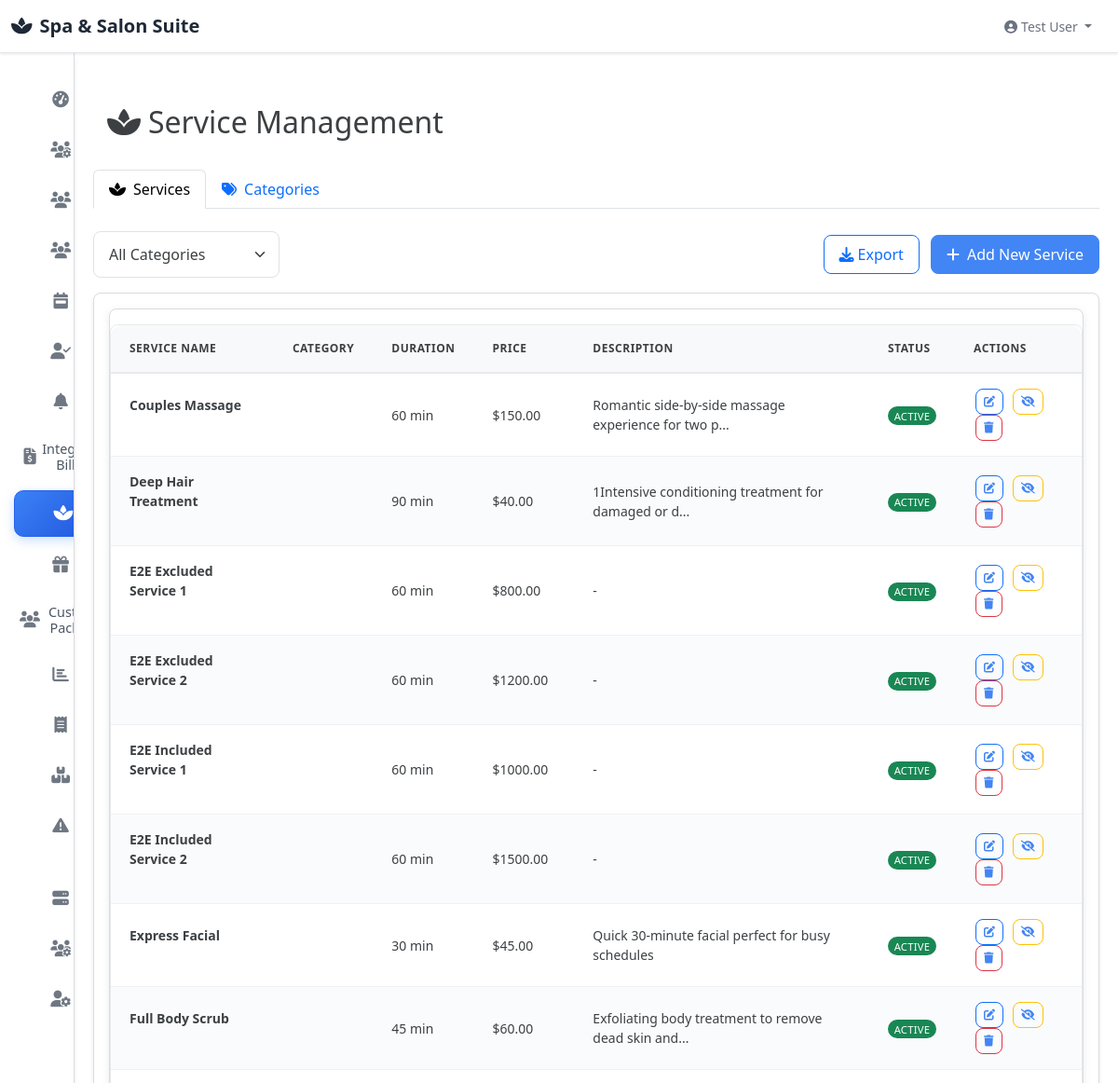
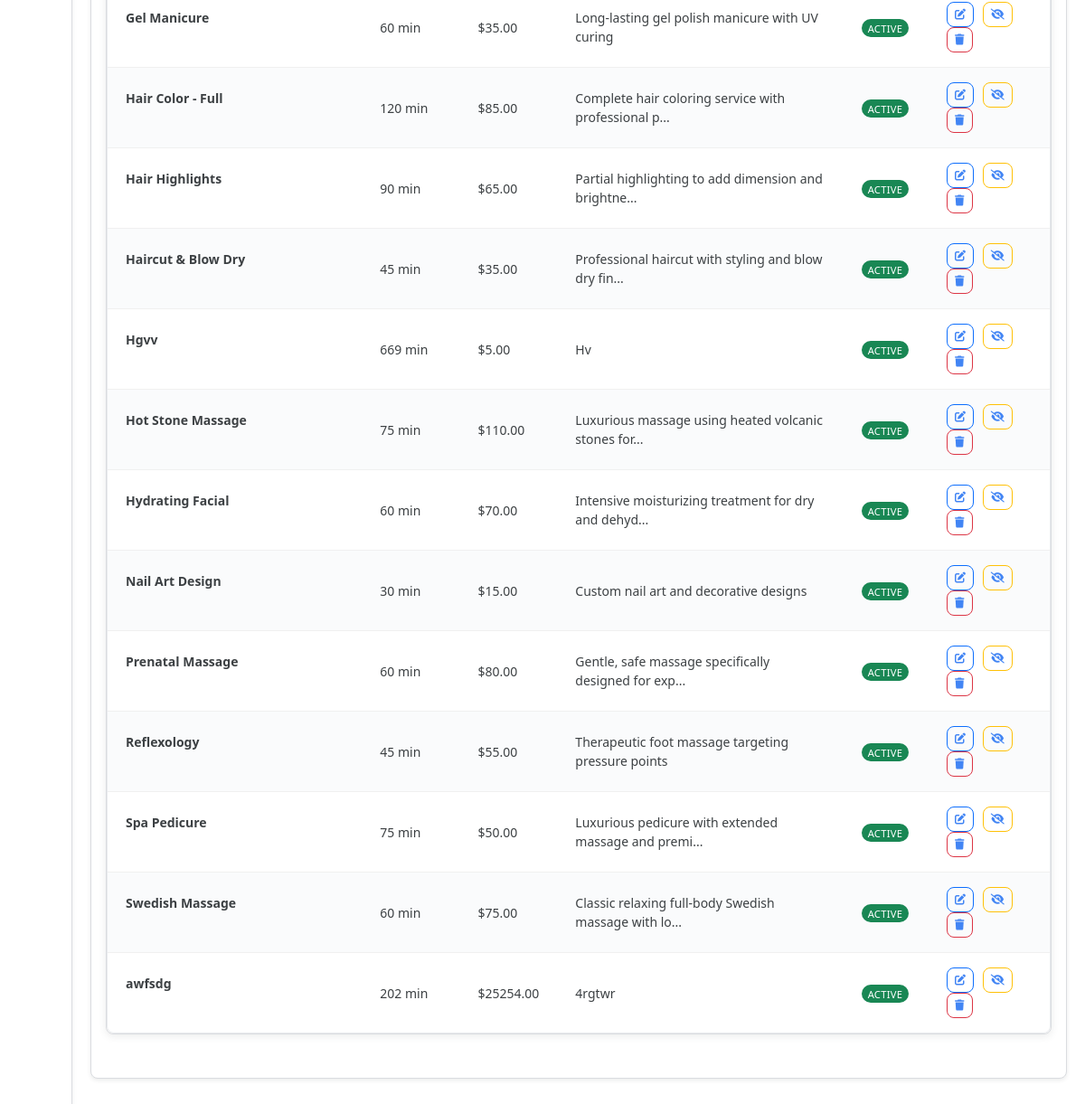
/services (signed in), run on the app's committed database (2 pictures, top to bottom).
### models.py (models this page shows, shortened)
class Service(db.Model):
    id = db.Column(db.Integer, primary_key=True)
    name = db.Column(db.String(100), nullable=False)
    description = db.Column(db.Text)
    duration = db.Column(db.Integer, nullable=False)  # in minutes
    price = db.Column(db.Float, nullable=False)
    category_id = db.Column(db.Integer, db.ForeignKey('category.id'))
    category = db.Column(db.String(50), nullable=False)  # Fallback for compatibility
    is_active = db.Column(db.Boolean, default=True)
    created_at = db.Column(db.DateTime, default=datetime.utcnow)
    appointments = db.relationship('Appointment', backref='service', lazy=True)

### modules/services/services_views.py (the view)
@app.route('/services')
@login_required
def services():
    print(f"Services route accessed by user: {current_user.username if current_user.is_authenticated else 'Anonymous'}")
    try:
        services_list = get_all_services()
        print(f"Retrieved {len(services_list)} services from database")
        from models import Category
        categories = Category.query.filter_by(category_type='service', is_active=True).all()
        print(f"Retrieved {len(categories)} categories")
        form = ServiceForm()
        print(f"Services loaded: {len(services_list)} services")
        return render_template('services.html',
                             services=services_list,
                             categories=categories,
                             form=form)
    except Exception as e:
        print(f"Error in services route: {str(e)}")
        flash(f'Error loading services: {str(e)}', 'danger')
        return redirect(url_for('dashboard'))

### templates/services.html (shortened to what this page needs)
{% extends "base.html" %}
{% block content %}
<div class="container-fluid">
    <div class="row">
        <div class="col-12">
            <div class="d-flex justify-content-between align-items-center mb-4">
                <h2><i class="fas fa-spa me-2"></i>Service Management</h2>
            </div>
        </div>
    </div>
    <ul class="nav nav-tabs mb-4" id="serviceManagementTabs" role="tablist">
        <li class="nav-item" role="presentation">
            <button class="nav-link active" id="services-tab" data-bs-toggle="tab" data-bs-target="#services-pane" type="button" role="tab">
                <i class="fas fa-spa me-2"></i>Services
            </button>
        </li>
        <li class="nav-item" role="presentation">
            <button class="nav-link" id="categories-tab" data-bs-toggle="tab" data-bs-target="#categories-pane" type="button" role="tab">
                <i class="fas fa-tags me-2"></i>Categories
            </button>
        </li>
    </ul>
    <div class="tab-content" id="serviceManagementTabContent">
        <div class="tab-pane fade show active" id="services-pane" role="tabpanel">
            <div class="d-flex justify-content-between align-items-center mb-3">
                <div class="d-flex align-items-center">
                    <select class="form-select me-3" id="categoryFilter" onchange="filterServices()" style="width: 200px;">
                        <option value="">All Categories</option>
                    </select>
                </div>
                <div>
                    <button class="btn btn-outline-primary me-2" data-bs-toggle="modal" data-bs-target="#exportModal" title="Export services to CSV file">
                        <i class="fas fa-download me-1"></i>Export
                    </button>
                    <button class="btn btn-primary" data-bs-toggle="modal" data-bs-target="#addServiceModal" title="Create a new service offering">
                        <i class="fas fa-plus me-2"></i>Add New Service
                    </button>
                </div>
            </div>
            <div class="card">
                <div class="card-body">
                    {% if services %}
                    <div class="spa-table-container">
                        <div class="spa-table-responsive">
                            <table class="spa-table">
                                <thead>
                                    <tr>
                                        <th>Service Name</th>
                                        <th>Category</th>
                                        <th>Duration</th>
                                        <th>Price</th>
                                        <th>Description</th>
                                        <th>Status</th>
                                        <th>Actions</th>
                                    </tr>
                                </thead>
                                <tbody>
                                    {% for service in services %}
                                    <tr>
                                    <td>
                                        <strong>{{ service.name }}</strong>
                                        {% if service.category %}
                                        <br><span class="badge" style="background-color: {{ service.category.color }}; font-size: 0.7rem;">
                                        </span>
                                        {% endif %}
                                    </td>
                                    <td>
                                        {% if service.category %}
                                        <span class="badge" style="background-color: {{ service.category.color }}">
                                        </span>
                                        {% else %}
                                        <span class="text-muted">No Category</span>
                                        {% endif %}
                                    </td>
                                    <td>{{ service.duration }} min</td>
                                    <td>${{ "%.2f"|format(service.price) }}</td>
                                    <td>{{ (service.description[:50] + '...') if service.description and service.description|length > 50 else (service.description or '-') }}</td>
                                    <td>
                                        <span class="badge bg-{{ 'success' if service.is_active else 'secondary' }}">
                                            {{ 'Active' if service.is_active else 'Inactive' }}
                                        </span>
                                    </td>
                                    <td>
                                        <button class="btn btn-sm btn-outline-primary me-1" onclick="editService({{ service.id }})" data-bs-toggle="tooltip" title="Edit service details" type="button">
                                            <i class="fas fa-edit"></i>
                                        </button>
                                        <button class="btn btn-sm btn-outline-warning me-1" onclick="toggleService({{ service.id }})" data-bs-toggle="tooltip" title="{{ 'Deactivate service' if service.is_active else 'Activate service' }}" type="button">
                                            <i class="fas fa-{{ 'eye-slash' if service.is_active else 'eye' }}"></i>
                                        </button>
                                        <button class="btn btn-sm btn-outline-danger" onclick="deleteService({{ service.id }})" data-bs-toggle="tooltip" title="Delete service permanently" type="button">
                                            <i class="fas fa-trash"></i>
                                        </button>
                                    </td>
                                </tr>
                                    {% endfor %}
                                </tbody>
                            </table>
                        </div>
                    </div>
                    {% endif %}
                </div>
            </div>
        </div>
    </div>
</div>
{% endblock %}

### templates/base.html (shortened to what this page needs)
<!DOCTYPE html>
<html lang="en">
<head>
    <link href="https://cdn.jsdelivr.net/npm/bootstrap@5.3.0/dist/css/bootstrap.min.css" rel="stylesheet">
    <link href="https://cdnjs.cloudflare.com/ajax/libs/font-awesome/6.4.0/css/all.min.css" rel="stylesheet">
    <link href="{{ url_for('static', filename='css/style.css') }}" rel="stylesheet">
</head>
<body>
    {% if true %}
    <nav class="navbar navbar-dark bg-primary fixed-top">
        <div class="container-fluid">
            <a class="navbar-brand d-none d-lg-block" href="{{ url_for('dashboard') }}">
                <i class="fas fa-spa me-2"></i>Spa & Salon Suite
            </a>
            <div class="navbar-nav ms-auto">
                <div class="nav-item dropdown">
                    <a class="nav-link dropdown-toggle text-white" href="#" role="button" data-bs-toggle="dropdown">
                        <i class="fas fa-user-circle me-1"></i>Test User
                    </a>
                </div>
            </div>
        </div>
    </nav>
    <div class="offcanvas offcanvas-lg offcanvas-start" tabindex="-1" id="sidebar" style="width: 280px;">
        <div class="offcanvas-body p-0" style="overflow-y: auto; height: calc(100vh - 60px);">
            <nav class="navbar-nav h-100">
                <ul class="nav nav-pills flex-column h-auto" style="padding: 1rem 0;">
                    <li class="nav-item">
                        <a class="nav-link text-white" href="{{ url_for('dashboard') }}">
                            <i class="fas fa-tachometer-alt me-2"></i><span>Dashboard</span>
                        </a>
                    </li>
                    {% if true %}
                    <li class="nav-item">
                        <a class="nav-link text-white" href="{{ url_for('staff_availability') }}">
                            <i class="fas fa-users-cog me-2"></i><span>Staff Availability - Quick Book</span>
                        </a>
                    </li>
                    {% endif %}
                    {% if true %}
                    <li class="nav-item">
                        <a class="nav-link text-white" href="{{ url_for('customers') }}">
                            <i class="fas fa-users me-2"></i><span>Client History & Loyalty</span>
                        </a>
                    </li>
                    {% endif %}
                    {% if true %}
                    <li class="nav-item">
                        <a class="nav-link text-white" href="{{ url_for('comprehensive_staff') }}">
                            <i class="fas fa-users me-2"></i><span>Staff Management</span>
                        </a>
                    </li>
                    <li class="nav-item">
                        <a class="nav-link text-white" href="{{ url_for('shift_scheduler.shift_scheduler') }}">
                            <i class="fas fa-calendar-week me-2"></i><span>Shift Scheduler</span>
                        </a>
                    </li>
                    {% endif %}
                    {% if true %}
                    <li class="nav-item">
                        <a class="nav-link text-white" href="{{ url_for('checkin') }}">
                            <i class="fas fa-user-check me-2"></i><span>Check-In</span>
                        </a>
                    </li>
                    {% endif %}
                    {% if true %}
                    <li class="nav-item">
                        <a class="nav-link text-white" href="{{ url_for('notifications') }}">
                            <i class="fas fa-bell me-2"></i><span>WhatsApp Notifications</span>
                        </a>
                    </li>
                    {% endif %}
                    {% if true %}
                    <a class="nav-link text-white" href="{{ url_for('integrated_billing') }}">
                            <i class="fas fa-file-invoice-dollar"></i>
                            Integrated Billing
                        </a>
                    {% endif %}
                    {% if true %}
                    <li class="nav-item">
                        <a class="nav-link text-white" href="{{ url_for('services') }}">
                            <i class="fas fa-spa me-2"></i><span>Services Management</span>
                        </a>
                    </li>
                    {% endif %}
                    {% if true %}
                    <li class="nav-item">
                        <a class="nav-link text-white" href="{{ url_for('packages') }}">
                            <i class="fas fa-gift me-2"></i><span>Professional Packages</span>
                        </a>
                    </li>
                    <li class="nav-item">
                        <a class="nav-link text-white" href="{{ url_for('customer_packages') }}">
                            <i class="fas fa-users me-2"></i>Customer Packages
                        </a>
                    </li>
                    {% endif %}
                    {% if true %}
                    <li class="nav-item">
                        <a class="nav-link text-white" href="{{ url_for('reports') }}">
                            <i class="fas fa-chart-bar me-2"></i><span>Reports & Insights</span>
                        </a>
                    </li>
                    {% endif %}
                    {% if true %}
                    <li class="nav-item">
                        <a class="nav-link text-white" href="{{ url_for('expenses') }}">
                            <i class="fas fa-receipt me-2"></i><span>Daily Expense Tracker</span>
                        </a>
                    </li>
                    {% endif %}
                    {% if true %}
                    <li class="nav-item">
                        <a class="nav-link text-white" href="{{ url_for('inventory_dashboard') }}">
                            <i class="fas fa-boxes me-2"></i><span>Inventory Management</span>
                        </a>
                    </li>
                    {% endif %}
                    {% if true %}
                    <li class="nav-item">
                        <a class="nav-link text-white" href="{{ url_for('alerts') }}">
                            <i class="fas fa-exclamation-triangle me-2"></i><span>Expiring Product Alerts</span>
                        </a>
                    </li>
                    {% endif %}
                    {% if true %}
                    <li class="nav-item">
                        <a class="nav-link text-white" href="{{ url_for('system_management') }}">
                            <i class="fas fa-server me-2"></i><span>System Management</span>
                        </a>
                    </li>
                    <li class="nav-item">
                        <a class="nav-link text-white" href="{{ url_for('settings') }}">
                            <i class="fas fa-users-cog me-2"></i><span>Role Management</span>
                        </a>
                    </li>
                    <li class="nav-item">
                        <a class="nav-link text-white" href="{{ url_for('settings') }}">
                            <i class="fas fa-user-cog me-2"></i><span>User & Access Control</span>
                        </a>
                    </li>
                    {% endif %}
                </ul>
            </nav>
        </div>
    </div>
    {% endif %}
    <main class="main-content {% if not true %}expanded{% endif %}" style="padding-top: 0 !important; margin-top: 0 !important;">
        {% block content %}{% endblock %}
    </main>
</body>
</html>

### data on the page
Service: name "Couples Massage", duration "60", price "150.00", description "Romantic side-by-side massage experience for two p...", is_active "ACTIVE"
Service: name "Deep Hair Treatment", duration "90", price "40.00", description "1Intensive conditioning treatment for damaged or d...", is_active "ACTIVE"
Service: name "E2E Excluded Service 1", duration "60", price "800.00", description "-", is_active "ACTIVE"
Service: name "E2E Excluded Service 2", duration "60", price "1200.00", description "-", is_active "ACTIVE"
Service: name "E2E Included Service 1", duration "60", price "1000.00", description "-", is_active "ACTIVE"
Service: name "E2E Included Service 2", duration "60", price "1500.00", description "-", is_active "ACTIVE"
Service: name "Express Facial", duration "30", price "45.00", description "Quick 30-minute facial perfect for busy schedules", is_active "ACTIVE"
Service: name "Full Body Scrub", duration "45", price "60.00", description "Exfoliating body treatment to remove dead skin and...", is_active "ACTIVE"
Service: name "Gel Manicure", duration "60", price "35.00", description "Long-lasting gel polish manicure with UV curing", is_active "ACTIVE"
Service: name "Hair Color - Full", duration "120", price "85.00", description "Complete hair coloring service with professional p...", is_active "ACTIVE"
Service: name "Hair Highlights", duration "90", price "65.00", description "Partial highlighting to add dimension and brightne...", is_active "ACTIVE"
Service: name "Haircut & Blow Dry", duration "45", price "35.00", description "Professional haircut with styling and blow dry fin...", is_active "ACTIVE"
Service: name "Hgvv", duration "669", price "5.00", description "Hv", is_active "ACTIVE"
Service: name "Hot Stone Massage", duration "75", price "110.00", description "Luxurious massage using heated volcanic stones for...", is_active "ACTIVE"
Service: name "Hydrating Facial", duration "60", price "70.00", description "Intensive moisturizing treatment for dry and dehyd...", is_active "ACTIVE"
Service: name "Nail Art Design", duration "30", price "15.00", description "Custom nail art and decorative designs", is_active "ACTIVE"
Service: name "Prenatal Massage", duration "60", price "80.00", description "Gentle, safe massage specifically designed for exp...", is_active "ACTIVE"
Service: name "Reflexology", duration "45", price "55.00", description "Therapeutic foot massage targeting pressure points", is_active "ACTIVE"
Service: name "Spa Pedicure", duration "75", price "50.00", description "Luxurious pedicure with extended massage and premi...", is_active "ACTIVE"
Service: name "Swedish Massage", duration "60", price "75.00", description "Classic relaxing full-body Swedish massage with lo...", is_active "ACTIVE"
Service: name "awfsdg", duration "202", price "25254.00", description "4rgtwr", is_active "ACTIVE"
